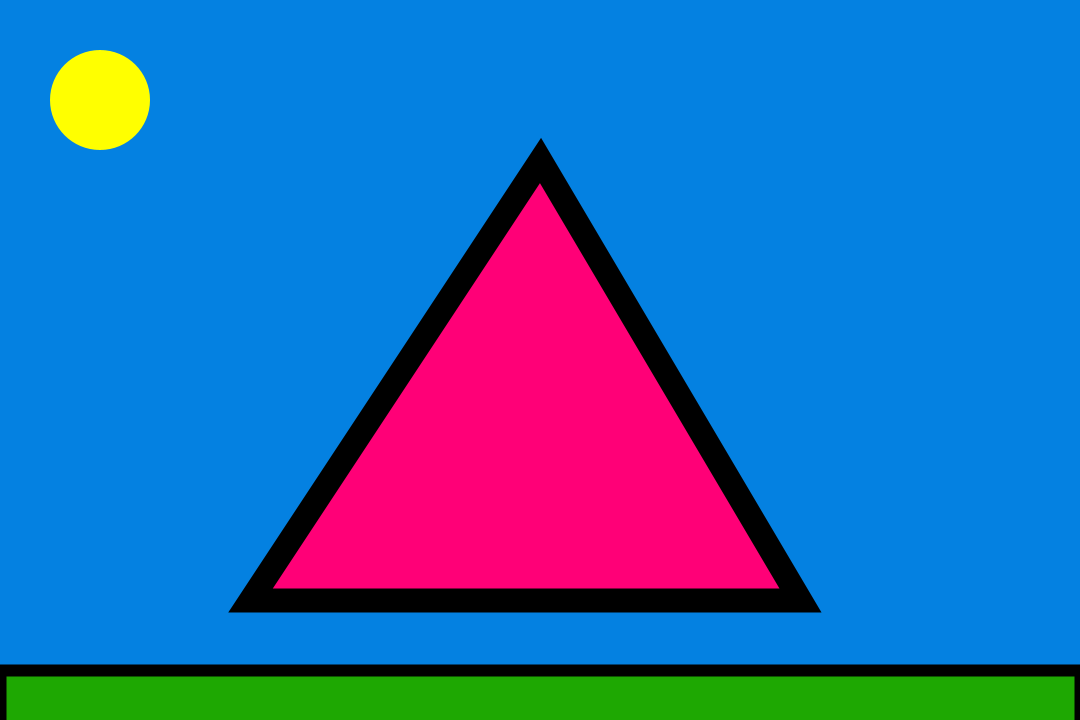
Frame 1 (no input)
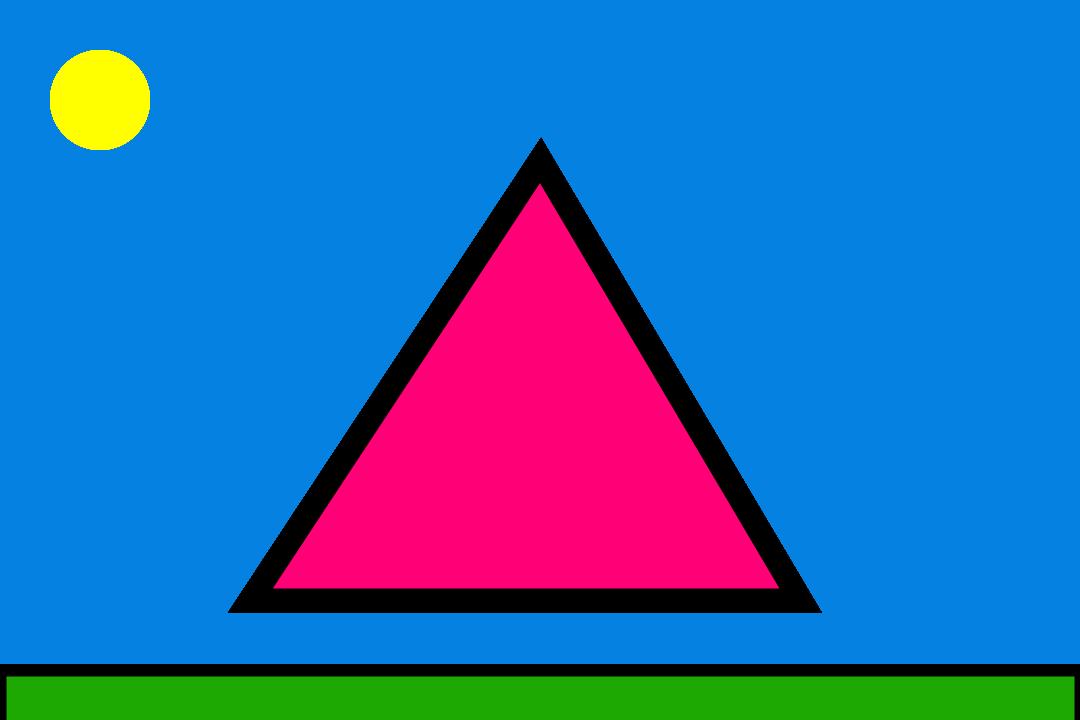
Frame 60 (the mouse pressed at the canvas centre just before this capture)
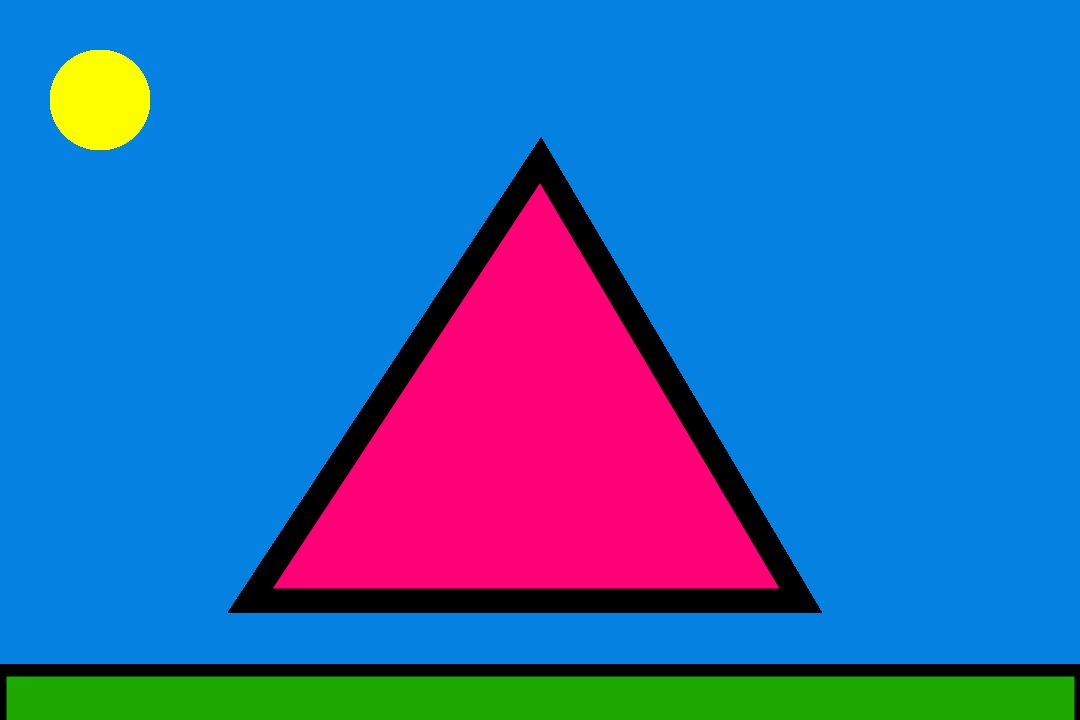
Frame 120 (the mouse held since frame 60 and released just before this capture)

The Processing sketch that drew these frames (run headless with seeded random() and noise(); from frame 60 on, the mouse is pressed at the canvas centre):

// Processing sketch: SS1_Primitives
// ── SS1_Primitives.pde
//Primitives by Steven Zhao
//Theme: Seasons 
void setup() 
{
  size(1080,720);
  background(#0481E1);
  rectMode(CENTER);
}

void draw() 
{
  noStroke();
  fill(#FFFF00);
  ellipse(100, 100, 100, 100);
  
  stroke(0);
  strokeWeight(12);
  fill(#1EA802);
  rect(width/2,height,1080,100);
  
  fill(#FF0077);
  strokeWeight(24);
  triangle(250, 600, width/2, height/2 - 200, 800, 600);
}
